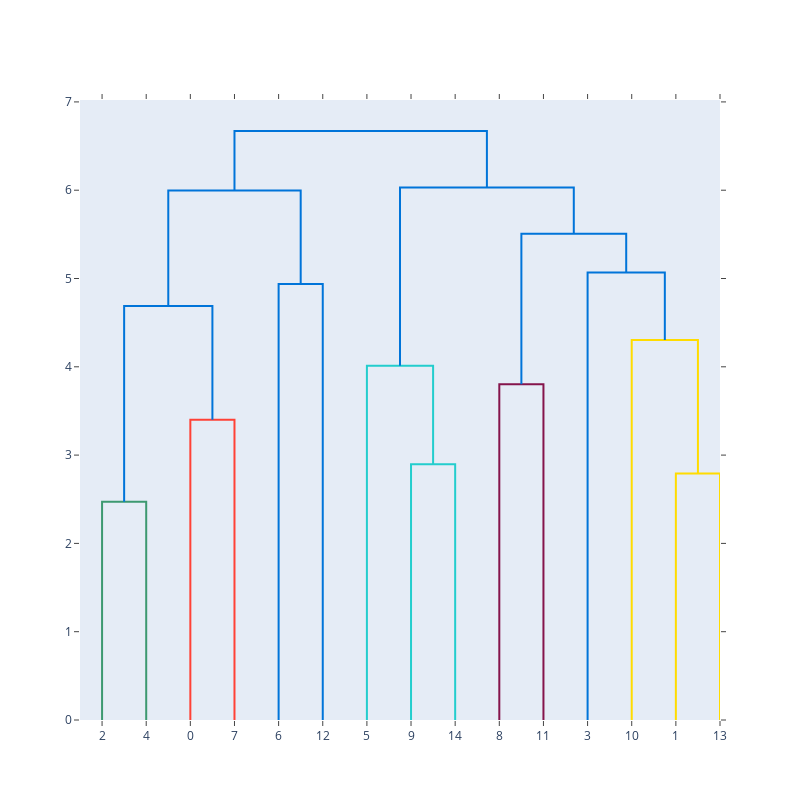

Here is the notebook cell this chart was saved with:
### Code cell
x = np.random.randn(15,12)
fig = ff.create_dendrogram(x)
fig.update_layout(width=800,height=800)
fig.show()

### Figure 1 — Plotly figure (JSON) as saved in the notebook; plotly's stock layout.template omitted (floating-point values rounded to 4 significant figures)
{"data": [{"hoverinfo": "text", "marker": {"color": "rgb(61,153,112)"}, "mode": "lines", "type": "scatter", "x": [5, 5, 15, 15], "xaxis": "x", "y": [0, 2.472, 2.472, 0], "yaxis": "y"}, {"hoverinfo": "text", "marker": {"color": "rgb(255,65,54)"}, "mode": "lines", "type": "scatter", "x": [25, 25, 35, 35], "xaxis": "x", "y": [0, 3.4, 3.4, 0], "yaxis": "y"}, {"hoverinfo": "text", "marker": {"color": "rgb(0,116,217)"}, "mode": "lines", "type": "scatter", "x": [10, 10, 30, 30], "xaxis": "x", "y": [2.472, 4.69, 4.69, 3.4], "yaxis": "y"}, {"hoverinfo": "text", "marker": {"color": "rgb(0,116,217)"}, "mode": "lines", "type": "scatter", "x": [45, 45, 55, 55], "xaxis": "x", "y": [0, 4.939, 4.939, 0], "yaxis": "y"}, {"hoverinfo": "text", "marker": {"color": "rgb(0,116,217)"}, "mode": "lines", "type": "scatter", "x": [20, 20, 50, 50], "xaxis": "x", "y": [4.69, 5.996, 5.996, 4.939], "yaxis": "y"}, {"hoverinfo": "text", "marker": {"color": "rgb(35,205,205)"}, "mode": "lines", "type": "scatter", "x": [75, 75, 85, 85], "xaxis": "x", "y": [0, 2.896, 2.896, 0], "yaxis": "y"}, {"hoverinfo": "text", "marker": {"color": "rgb(35,205,205)"}, "mode": "lines", "type": "scatter", "x": [65, 65, 80, 80], "xaxis": "x", "y": [0, 4.011, 4.011, 2.896], "yaxis": "y"}, {"hoverinfo": "text", "marker": {"color": "rgb(133,20,75)"}, "mode": "lines", "type": "scatter", "x": [95, 95, 105, 105], "xaxis": "x", "y": [0, 3.803, 3.803, 0], "yaxis": "y"}, {"hoverinfo": "text", "marker": {"color": "rgb(255,220,0)"}, "mode": "lines", "type": "scatter", "x": [135, 135, 145, 145], "xaxis": "x", "y": [0, 2.791, 2.791, 0], "yaxis": "y"}, {"hoverinfo": "text", "marker": {"color": "rgb(255,220,0)"}, "mode": "lines", "type": "scatter", "x": [125, 125, 140, 140], "xaxis": "x", "y": [0, 4.303, 4.303, 2.791], "yaxis": "y"}, {"hoverinfo": "text", "marker": {"color": "rgb(0,116,217)"}, "mode": "lines", "type": "scatter", "x": [115, 115, 132.5, 132.5], "xaxis": "x", "y": [0, 5.069, 5.069, 4.303], "yaxis": "y"}, {"hoverinfo": "text", "marker": {"color": "rgb(0,116,217)"}, "mode": "lines", "type": "scatter", "x": [100, 100, 123.8, 123.8], "xaxis": "x", "y": [3.803, 5.506, 5.506, 5.069], "yaxis": "y"}, {"hoverinfo": "text", "marker": {"color": "rgb(0,116,217)"}, "mode": "lines", "type": "scatter", "x": [72.5, 72.5, 111.9, 111.9], "xaxis": "x", "y": [4.011, 6.031, 6.031, 5.506], "yaxis": "y"}, {"hoverinfo": "text", "marker": {"color": "rgb(0,116,217)"}, "mode": "lines", "type": "scatter", "x": [35, 35, 92.19, 92.19], "xaxis": "x", "y": [5.996, 6.671, 6.671, 6.031], "yaxis": "y"}], "layout": {"autosize": false, "height": 800, "hovermode": "closest", "showlegend": false, "width": 800, "xaxis": {"mirror": "allticks", "rangemode": "tozero", "showgrid": false, "showline": true, "showticklabels": true, "tickmode": "array", "ticks": "outside", "ticktext": ["2", "4", "0", "7", "6", "12", "5", "9", "14", "8", "11", "3", "10", "1", "13"], "tickvals": [5, 15, 25, 35, 45, 55, 65, 75, 85, 95, 105, 115, 125, 135, 145], "type": "linear", "zeroline": false}, "yaxis": {"mirror": "allticks", "rangemode": "tozero", "showgrid": false, "showline": true, "showticklabels": true, "ticks": "outside", "type": "linear", "zeroline": false}}}
